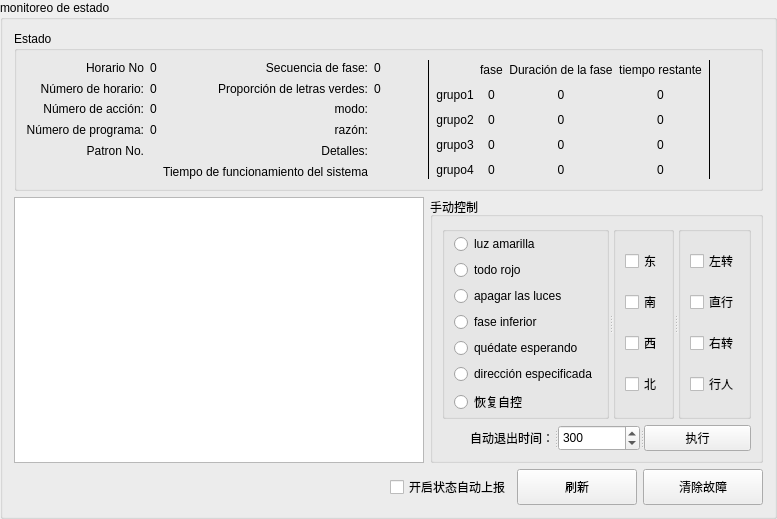
        <widget class="QGroupBox" name="groupBox_3">
         <property name="title">
          <string>monitoreo de estado</string>
         </property>
         <layout class="QVBoxLayout" name="verticalLayout_16">
          <item>
           <widget class="QGroupBox" name="groupBox_2">
            <property name="minimumSize">
             <size>
              <width>0</width>
              <height>160</height>
             </size>
            </property>
            <property name="title">
             <string>Estado</string>
            </property>
            <layout class="QHBoxLayout" name="horizontalLayout_19" stretch="6,0,0,4,0,0">
             <item>
              <layout class="QGridLayout" name="gridLayout_7" rowstretch="0,0,0,0,0,0" columnstretch="5,2,3,6" rowminimumheight="0,0,0,0,0,0" columnminimumwidth="0,0,0,0">
               <property name="sizeConstraint">
                <enum>QLayout::SetMinAndMaxSize</enum>
               </property>
               <item row="1" column="2">
                <widget class="QLabel" name="label_26">
                 <property name="text">
                  <string>Proporción de letras verdes:</string>
                 </property>
                 <property name="alignment">
                  <set>Qt::AlignRight|Qt::AlignTrailing|Qt::AlignVCenter</set>
                 </property>
                </widget>
               </item>
               <item row="1" column="0">
                <widget class="QLabel" name="label_22">
                 <property name="text">
                  <string>Número de horario:</string>
                 </property>
                 <property name="alignment">
                  <set>Qt::AlignRight|Qt::AlignTrailing|Qt::AlignVCenter</set>
                 </property>
                </widget>
               </item>
               <item row="0" column="3">
                <widget class="QLabel" name="label_seq">
                 <property name="frameShadow">
                  <enum>QFrame::Plain</enum>
                 </property>
                 <property name="text">
                  <string>0</string>
                 </property>
                 <property name="alignment">
                  <set>Qt::AlignCenter</set>
                 </property>
                </widget>
               </item>
               <item row="0" column="2">
                <widget class="QLabel" name="label_25">
                 <property name="text">
                  <string>Secuencia de fase:</string>
                 </property>
                 <property name="alignment">
                  <set>Qt::AlignRight|Qt::AlignTrailing|Qt::AlignVCenter</set>
                 </property>
                </widget>
               </item>
               <item row="2" column="3">
                <widget class="QLabel" name="label_WorkMode">
                 <property name="text">
                  <string/>
                 </property>
                 <property name="alignment">
                  <set>Qt::AlignCenter</set>
                 </property>
                </widget>
               </item>
               <item row="4" column="2">
                <widget class="QLabel" name="label_43">
                 <property name="text">
                  <string>Detalles:</string>
                 </property>
                 <property name="alignment">
                  <set>Qt::AlignRight|Qt::AlignTrailing|Qt::AlignVCenter</set>
                 </property>
                </widget>
               </item>
               <item row="2" column="2">
                <widget class="QLabel" name="label_37">
                 <property name="text">
                  <string>modo:</string>
                 </property>
                 <property name="alignment">
                  <set>Qt::AlignRight|Qt::AlignTrailing|Qt::AlignVCenter</set>
                 </property>
                </widget>
               </item>
               <item row="4" column="3">
                <widget class="QLabel" name="label_Detail">
                 <property name="text">
                  <string/>
                 </property>
                 <property name="alignment">
                  <set>Qt::AlignCenter</set>
                 </property>
                </widget>
               </item>
               <item row="1" column="3">
                <widget class="QLabel" name="label_split">
                 <property name="frameShadow">
                  <enum>QFrame::Plain</enum>
                 </property>
                 <property name="text">
                  <string>0</string>
                 </property>
                 <property name="alignment">
                  <set>Qt::AlignCenter</set>
                 </property>
                </widget>
               </item>
               <item row="2" column="0">
                <widget class="QLabel" name="label_23">
                 <property name="text">
                  <string>Número de acción:</string>
                 </property>
                 <property name="alignment">
                  <set>Qt::AlignRight|Qt::AlignTrailing|Qt::AlignVCenter</set>
                 </property>
                </widget>
               </item>
               <item row="0" column="1">
                <widget class="QLabel" name="label_Schedule">
                 <property name="text">
                  <string>0</string>
                 </property>
                 <property name="alignment">
                  <set>Qt::AlignCenter</set>
                 </property>
                </widget>
               </item>
               <item row="2" column="1">
                <widget class="QLabel" name="label_action">
                 <property name="frameShadow">
                  <enum>QFrame::Plain</enum>
                 </property>
                 <property name="text">
                  <string>0</string>
                 </property>
                 <property name="alignment">
                  <set>Qt::AlignCenter</set>
                 </property>
                </widget>
               </item>
               <item row="1" column="1">
                <widget class="QLabel" name="label_plan">
                 <property name="frameShadow">
                  <enum>QFrame::Plain</enum>
                 </property>
                 <property name="text">
                  <string>0</string>
                 </property>
                 <property name="alignment">
                  <set>Qt::AlignCenter</set>
                 </property>
                </widget>
               </item>
               <item row="0" column="0">
                <widget class="QLabel" name="label_21">
                 <property name="text">
                  <string>Horario No</string>
                 </property>
                 <property name="alignment">
                  <set>Qt::AlignRight|Qt::AlignTrailing|Qt::AlignVCenter</set>
                 </property>
                </widget>
               </item>
               <item row="3" column="1">
                <widget class="QLabel" name="label_pattern">
                 <property name="frameShadow">
                  <enum>QFrame::Plain</enum>
                 </property>
                 <property name="text">
                  <string>0</string>
                 </property>
                 <property name="alignment">
                  <set>Qt::AlignCenter</set>
                 </property>
                </widget>
               </item>
               <item row="3" column="0">
                <widget class="QLabel" name="label_24">
                 <property name="text">
                  <string>Número de programa:</string>
                 </property>
                 <property name="alignment">
                  <set>Qt::AlignRight|Qt::AlignTrailing|Qt::AlignVCenter</set>
                 </property>
                </widget>
               </item>
               <item row="4" column="1">
                <widget class="QLabel" name="label_Door">
                 <property name="text">
                  <string/>
                 </property>
                 <property name="alignment">
                  <set>Qt::AlignCenter</set>
                 </property>
                </widget>
               </item>
               <item row="3" column="3">
                <widget class="QLabel" name="label_Reason">
                 <property name="text">
                  <string/>
                 </property>
                 <property name="alignment">
                  <set>Qt::AlignCenter</set>
                 </property>
                </widget>
               </item>
               <item row="4" column="0">
                <widget class="QLabel" name="label_38">
                 <property name="text">
                  <string>Patron No.</string>
                 </property>
                 <property name="alignment">
                  <set>Qt::AlignRight|Qt::AlignTrailing|Qt::AlignVCenter</set>
                 </property>
                </widget>
               </item>
               <item row="3" column="2">
                <widget class="QLabel" name="label_42">
                 <property name="text">
                  <string>razón:</string>
                 </property>
                 <property name="alignment">
                  <set>Qt::AlignRight|Qt::AlignTrailing|Qt::AlignVCenter</set>
                 </property>
                </widget>
               </item>
               <item row="5" column="2">
                <widget class="QLabel" name="label_17">
                 <property name="text">
                  <string>Tiempo de funcionamiento del sistema</string>
                 </property>
                 <property name="alignment">
                  <set>Qt::AlignRight|Qt::AlignTrailing|Qt::AlignVCenter</set>
                 </property>
                </widget>
               </item>
               <item row="5" column="3">
                <widget class="QLabel" name="label_Reg1sCount">
                 <property name="text">
                  <string/>
                 </property>
                 <property name="alignment">
                  <set>Qt::AlignCenter</set>
                 </property>
                </widget>
               </item>
              </layout>
             </item>
             <item>
              <spacer name="horizontalSpacer_17">
               <property name="orientation">
                <enum>Qt::Horizontal</enum>
               </property>
               <property name="sizeHint" stdset="0">
                <size>
                 <width>40</width>
                 <height>20</height>
                </size>
               </property>
              </spacer>
             </item>
             <item>
              <widget class="Line" name="line_3">
               <property name="frameShadow">
                <enum>QFrame::Plain</enum>
               </property>
               <property name="orientation">
                <enum>Qt::Vertical</enum>
               </property>
              </widget>
             </item>
             <item>
              <layout class="QGridLayout" name="gridLayout_6" columnstretch="1,2,2,2">
               <property name="sizeConstraint">
                <enum>QLayout::SetMinAndMaxSize</enum>
               </property>
               <item row="0" column="1">
                <widget class="QLabel" name="label_27">
                 <property name="text">
                  <string>fase</string>
                 </property>
                 <property name="alignment">
                  <set>Qt::AlignCenter</set>
                 </property>
                </widget>
               </item>
               <item row="1" column="0">
                <widget class="QLabel" name="label_33">
                 <property name="text">
                  <string>grupo1</string>
                 </property>
                 <property name="alignment">
                  <set>Qt::AlignCenter</set>
                 </property>
                </widget>
               </item>
               <item row="2" column="0">
                <widget class="QLabel" name="label_35">
                 <property name="text">
                  <string>grupo2</string>
                 </property>
                 <property name="alignment">
                  <set>Qt::AlignCenter</set>
                 </property>
                </widget>
               </item>
               <item row="1" column="3">
                <widget class="QLabel" name="label_remainTimeRing1">
                 <property name="frameShadow">
                  <enum>QFrame::Plain</enum>
                 </property>
                 <property name="text">
                  <string>0</string>
                 </property>
                 <property name="alignment">
                  <set>Qt::AlignCenter</set>
                 </property>
                </widget>
               </item>
               <item row="0" column="2">
                <widget class="QLabel" name="label_28">
                 <property name="text">
                  <string>Duración de la fase</string>
                 </property>
                 <property name="alignment">
                  <set>Qt::AlignCenter</set>
                 </property>
                </widget>
               </item>
               <item row="0" column="3">
                <widget class="QLabel" name="label_29">
                 <property name="text">
                  <string>tiempo restante</string>
                 </property>
                 <property name="alignment">
                  <set>Qt::AlignCenter</set>
                 </property>
                </widget>
               </item>
               <item row="1" column="2">
                <widget class="QLabel" name="label_splitTimeRing1">
                 <property name="frameShadow">
                  <enum>QFrame::Plain</enum>
                 </property>
                 <property name="text">
                  <string>0</string>
                 </property>
                 <property name="alignment">
                  <set>Qt::AlignCenter</set>
                 </property>
                </widget>
               </item>
               <item row="1" column="1">
                <widget class="QLabel" name="label_phaseRing1">
                 <property name="frameShadow">
                  <enum>QFrame::Plain</enum>
                 </property>
                 <property name="text">
                  <string>0</string>
                 </property>
                 <property name="alignment">
                  <set>Qt::AlignCenter</set>
                 </property>
                </widget>
               </item>
               <item row="3" column="0">
                <widget class="QLabel" name="label_34">
                 <property name="text">
                  <string>grupo3</string>
                 </property>
                 <property name="alignment">
                  <set>Qt::AlignCenter</set>
                 </property>
                </widget>
               </item>
               <item row="4" column="0">
                <widget class="QLabel" name="label_36">
                 <property name="text">
                  <string>grupo4</string>
                 </property>
                 <property name="alignment">
                  <set>Qt::AlignCenter</set>
                 </property>
                </widget>
               </item>
               <item row="2" column="1">
                <widget class="QLabel" name="label_phaseRing2">
                 <property name="frameShadow">
                  <enum>QFrame::Plain</enum>
                 </property>
                 <property name="text">
                  <string>0</string>
                 </property>
                 <property name="alignment">
                  <set>Qt::AlignCenter</set>
                 </property>
                </widget>
               </item>
               <item row="3" column="1">
                <widget class="QLabel" name="label_phaseRing3">
                 <property name="frameShadow">
                  <enum>QFrame::Plain</enum>
                 </property>
                 <property name="text">
                  <string>0</string>
                 </property>
                 <property name="alignment">
                  <set>Qt::AlignCenter</set>
                 </property>
                </widget>
               </item>
               <item row="4" column="1">
                <widget class="QLabel" name="label_phaseRing4">
                 <property name="frameShadow">
                  <enum>QFrame::Plain</enum>
                 </property>
                 <property name="text">
                  <string>0</string>
                 </property>
                 <property name="alignment">
                  <set>Qt::AlignCenter</set>
                 </property>
                </widget>
               </item>
               <item row="2" column="2">
                <widget class="QLabel" name="label_splitTimeRing2">
                 <property name="frameShadow">
                  <enum>QFrame::Plain</enum>
                 </property>
                 <property name="text">
                  <string>0</string>
                 </property>
                 <property name="alignment">
                  <set>Qt::AlignCenter</set>
                 </property>
                </widget>
               </item>
               <item row="3" column="2">
                <widget class="QLabel" name="label_splitTimeRing3">
                 <property name="frameShadow">
                  <enum>QFrame::Plain</enum>
                 </property>
                 <property name="text">
                  <string>0</string>
                 </property>
                 <property name="alignment">
                  <set>Qt::AlignCenter</set>
                 </property>
                </widget>
               </item>
               <item row="4" column="2">
                <widget class="QLabel" name="label_splitTimeRing4">
                 <property name="frameShadow">
                  <enum>QFrame::Plain</enum>
                 </property>
                 <property name="text">
                  <string>0</string>
                 </property>
                 <property name="alignment">
                  <set>Qt::AlignCenter</set>
                 </property>
                </widget>
               </item>
               <item row="2" column="3">
                <widget class="QLabel" name="label_remainTimeRing2">
                 <property name="frameShadow">
                  <enum>QFrame::Plain</enum>
                 </property>
                 <property name="text">
                  <string>0</string>
                 </property>
                 <property name="alignment">
                  <set>Qt::AlignCenter</set>
                 </property>
                </widget>
               </item>
               <item row="3" column="3">
                <widget class="QLabel" name="label_remainTimeRing3">
                 <property name="frameShadow">
                  <enum>QFrame::Plain</enum>
                 </property>
                 <property name="text">
                  <string>0</string>
                 </property>
                 <property name="alignment">
                  <set>Qt::AlignCenter</set>
                 </property>
                </widget>
               </item>
               <item row="4" column="3">
                <widget class="QLabel" name="label_remainTimeRing4">
                 <property name="frameShadow">
                  <enum>QFrame::Plain</enum>
                 </property>
                 <property name="text">
                  <string>0</string>
                 </property>
                 <property name="alignment">
                  <set>Qt::AlignCenter</set>
                 </property>
                </widget>
               </item>
              </layout>
             </item>
             <item>
              <widget class="Line" name="line_2">
               <property name="frameShadow">
                <enum>QFrame::Plain</enum>
               </property>
               <property name="lineWidth">
                <number>1</number>
               </property>
               <property name="orientation">
                <enum>Qt::Vertical</enum>
               </property>
              </widget>
             </item>
             <item>
              <spacer name="horizontalSpacer_19">
               <property name="orientation">
                <enum>Qt::Horizontal</enum>
               </property>
               <property name="sizeHint" stdset="0">
                <size>
                 <width>40</width>
                 <height>20</height>
                </size>
               </property>
              </spacer>
             </item>
            </layout>
           </widget>
          </item>
          <item>
           <layout class="QHBoxLayout" name="horizontalLayout_21" stretch="2,1">
            <item>
             <widget class="QTableView" name="tableView_StateMonitor">
              <property name="sizePolicy">
               <sizepolicy hsizetype="Expanding" vsizetype="Expanding">
                <horstretch>0</horstretch>
                <verstretch>0</verstretch>
               </sizepolicy>
              </property>
              <property name="minimumSize">
               <size>
                <width>0</width>
                <height>160</height>
               </size>
              </property>
              <property name="editTriggers">
               <set>QAbstractItemView::NoEditTriggers</set>
              </property>
              <property name="selectionMode">
               <enum>QAbstractItemView::NoSelection</enum>
              </property>
             </widget>
            </item>
            <item>
             <widget class="QGroupBox" name="groupBox_7">
              <property name="title">
               <string>手动控制</string>
              </property>
              <layout class="QVBoxLayout" name="verticalLayout_26">
               <item>
                <widget class="QSplitter" name="splitter_3">
                 <property name="orientation">
                  <enum>Qt::Horizontal</enum>
                 </property>
                 <widget class="QGroupBox" name="groupBox_9">
                  <property name="title">
                   <string/>
                  </property>
                  <layout class="QVBoxLayout" name="verticalLayout_21">
                   <property name="topMargin">
                    <number>2</number>
                   </property>
                   <property name="bottomMargin">
                    <number>2</number>
                   </property>
                   <item>
                    <widget class="QRadioButton" name="radioButton_yellowflash">
                     <property name="text">
                      <string>luz amarilla</string>
                     </property>
                    </widget>
                   </item>
                   <item>
                    <widget class="QRadioButton" name="radioButton_allred">
                     <property name="text">
                      <string>todo rojo</string>
                     </property>
                    </widget>
                   </item>
                   <item>
                    <widget class="QRadioButton" name="radioButton_lampoff">
                     <property name="text">
                      <string>apagar las luces</string>
                     </property>
                    </widget>
                   </item>
                   <item>
                    <widget class="QRadioButton" name="radioButton_nextphase">
                     <property name="text">
                      <string>fase inferior</string>
                     </property>
                    </widget>
                   </item>
                   <item>
                    <widget class="QRadioButton" name="radioButton_resident">
                     <property name="text">
                      <string>quédate esperando</string>
                     </property>
                    </widget>
                   </item>
                   <item>
                    <widget class="QRadioButton" name="radioButton_appoint">
                     <property name="text">
                      <string>dirección especificada</string>
                     </property>
                    </widget>
                   </item>
                   <item>
                    <widget class="QRadioButton" name="radioButton_auto">
                     <property name="text">
                      <string>恢复自控</string>
                     </property>
                    </widget>
                   </item>
                  </layout>
                 </widget>
                 <widget class="QGroupBox" name="groupBox_10">
                  <property name="title">
                   <string/>
                  </property>
                  <layout class="QVBoxLayout" name="verticalLayout_25">
                   <property name="spacing">
                    <number>2</number>
                   </property>
                   <property name="topMargin">
                    <number>2</number>
                   </property>
                   <property name="bottomMargin">
                    <number>2</number>
                   </property>
                   <item>
                    <widget class="QCheckBox" name="checkBox_east">
                     <property name="text">
                      <string>东</string>
                     </property>
                    </widget>
                   </item>
                   <item>
                    <widget class="QCheckBox" name="checkBox_south">
                     <property name="text">
                      <string>南</string>
                     </property>
                    </widget>
                   </item>
                   <item>
                    <widget class="QCheckBox" name="checkBox_west">
                     <property name="text">
                      <string>西</string>
                     </property>
                    </widget>
                   </item>
                   <item>
                    <widget class="QCheckBox" name="checkBox_north">
                     <property name="text">
                      <string>北</string>
                     </property>
                    </widget>
                   </item>
                  </layout>
                 </widget>
                 <widget class="QGroupBox" name="groupBox_11">
                  <property name="title">
                   <string/>
                  </property>
                  <layout class="QVBoxLayout" name="verticalLayout_27">
                   <property name="spacing">
                    <number>2</number>
                   </property>
                   <property name="topMargin">
                    <number>2</number>
                   </property>
                   <property name="bottomMargin">
                    <number>2</number>
                   </property>
                   <item>
                    <widget class="QCheckBox" name="checkBox_left">
                     <property name="text">
                      <string>左转</string>
                     </property>
                    </widget>
                   </item>
                   <item>
                    <widget class="QCheckBox" name="checkBox_straight">
                     <property name="text">
                      <string>直行</string>
                     </property>
                    </widget>
                   </item>
                   <item>
                    <widget class="QCheckBox" name="checkBox_right">
                     <property name="text">
                      <string>右转</string>
                     </property>
                    </widget>
                   </item>
                   <item>
                    <widget class="QCheckBox" name="checkBox_pedestrian">
                     <property name="text">
                      <string>行人</string>
                     </property>
                    </widget>
                   </item>
                  </layout>
                 </widget>
                </widget>
               </item>
               <item>
                <widget class="QSplitter" name="splitter_2">
                 <property name="orientation">
                  <enum>Qt::Horizontal</enum>
                 </property>
                 <widget class="QLabel" name="label_30">
                  <property name="text">
                   <string>自动退出时间：</string>
                  </property>
                  <property name="alignment">
                   <set>Qt::AlignRight|Qt::AlignTrailing|Qt::AlignVCenter</set>
                  </property>
                 </widget>
                 <widget class="QSpinBox" name="spinBox_AutoTime">
                  <property name="minimum">
                   <number>20</number>
                  </property>
                  <property name="maximum">
                   <number>65535</number>
                  </property>
                  <property name="value">
                   <number>300</number>
                  </property>
                 </widget>
                 <widget class="QPushButton" name="pushButton_manual">
                  <property name="text">
                   <string>执行</string>
                  </property>
                 </widget>
                </widget>
               </item>
              </layout>
             </widget>
            </item>
           </layout>
          </item>
          <item>
           <layout class="QHBoxLayout" name="horizontalLayout_18" stretch="4,0,1,0">
            <item>
             <spacer name="horizontalSpacer_27">
              <property name="orientation">
               <enum>Qt::Horizontal</enum>
              </property>
              <property name="sizeType">
               <enum>QSizePolicy::Minimum</enum>
              </property>
              <property name="sizeHint" stdset="0">
               <size>
                <width>40</width>
                <height>20</height>
               </size>
              </property>
             </spacer>
            </item>
            <item>
             <widget class="QCheckBox" name="checkBox_AutoReportSignal">
              <property name="text">
               <string>开启状态自动上报</string>
              </property>
             </widget>
            </item>
            <item>
             <widget class="QPushButton" name="pushButton_StateMonitoring">
              <property name="minimumSize">
               <size>
                <width>120</width>
                <height>36</height>
               </size>
              </property>
              <property name="text">
               <string>刷新</string>
              </property>
             </widget>
            </item>
            <item>
             <widget class="QPushButton" name="pushButton_ClearError">
              <property name="minimumSize">
               <size>
                <width>120</width>
                <height>36</height>
               </size>
              </property>
              <property name="text">
               <string>清除故障</string>
              </property>
             </widget>
            </item>
           </layout>
          </item>
         </layout>
        </widget>
